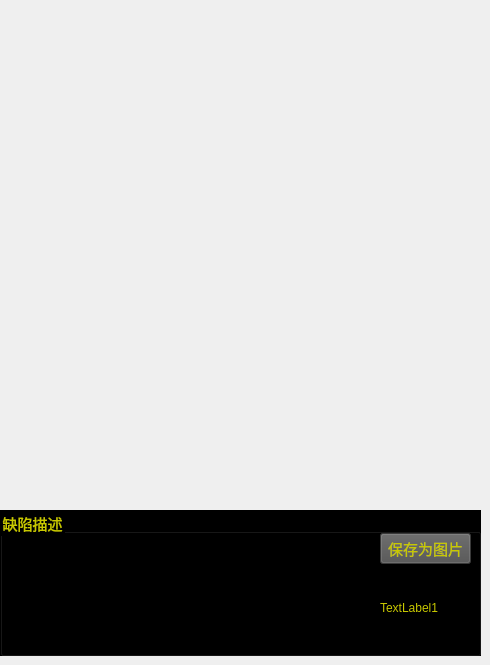
     <widget class="QWidget" name="tab">
      <attribute name="title">
       <string>远线芯铅笔头</string>
      </attribute>
      <widget class="QVTKWidget" name="qvtkWidget4" native="true">
       <property name="geometry">
        <rect>
         <x>0</x>
         <y>0</y>
         <width>481</width>
         <height>511</height>
        </rect>
       </property>
      </widget>
      <widget class="QGroupBox" name="groupBox_8">
       <property name="geometry">
        <rect>
         <x>0</x>
         <y>510</y>
         <width>481</width>
         <height>146</height>
        </rect>
       </property>
       <property name="font">
        <font>
         <family>Arial</family>
         <pointsize>11</pointsize>
        </font>
       </property>
       <property name="styleSheet">
        <string notr="true">color: rgb(200, 200, 0);
background-color: rgb(0, 0, 0);</string>
       </property>
       <property name="title">
        <string>缺陷描述</string>
       </property>
       <widget class="QTextEdit" name="textEdit3_2">
        <property name="geometry">
         <rect>
          <x>10</x>
          <y>23</y>
          <width>361</width>
          <height>111</height>
         </rect>
        </property>
        <property name="font">
         <font>
          <family>Arial</family>
          <pointsize>11</pointsize>
         </font>
        </property>
        <property name="autoFillBackground">
         <bool>false</bool>
        </property>
        <property name="styleSheet">
         <string notr="true"/>
        </property>
       </widget>
       <widget class="QPushButton" name="SaveasPic3_2">
        <property name="geometry">
         <rect>
          <x>380</x>
          <y>23</y>
          <width>91</width>
          <height>31</height>
         </rect>
        </property>
        <property name="font">
         <font>
          <family>Arial</family>
          <pointsize>11</pointsize>
         </font>
        </property>
        <property name="styleSheet">
         <string notr="true">background-color: rgb(80, 80, 80);
color: rgb(200, 200, 0);</string>
        </property>
        <property name="text">
         <string>保存为图片</string>
        </property>
       </widget>
       <widget class="QLabel" name="label3_2">
        <property name="geometry">
         <rect>
          <x>380</x>
          <y>62</y>
          <width>91</width>
          <height>71</height>
         </rect>
        </property>
        <property name="text">
         <string>TextLabel1</string>
        </property>
       </widget>
      </widget>
     </widget>
